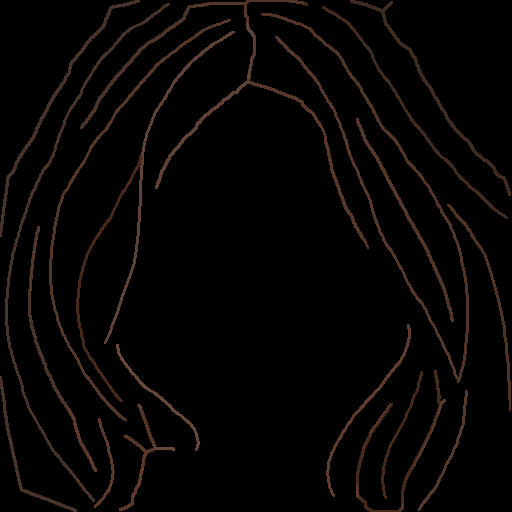
#> input picture data/densified/L1_mild/CM_1067.png, 512 x 512 px, given in place of CM_1005.png, which was not available
$ python measure_t6.py --version 1
#> lines starting #> are read from the running program, lines starting #| are printed output that depends on the picture; after the words box and inside, x2 and y2 are one past the last pixel; in counts of white or black regions, pixels touching at a corner belong together; pictures that were not available may be replaced by others from this repository, and a replacement may not be noted
"""T6 tracking ratio 측정 (--version 1 or 2).

design.md L91:
  tracking ratio = 출력 헤어(matte 내부)의 hue·luminance 이동량 ÷ 적용한 T

분모 T = 실측 (face_variant vs face_origin, 헤어 영역)
분자 = pred_variant vs pred_origin, 헤어 영역

네 가지 ratio 보고:
  - tracking_L   = (pred Δ L)   / (face Δ L)          — luminance 추종
  - tracking_hue = (pred Δ hue°) / (face Δ hue°)      — Lab hue 각도 추종 (design.md "hue" 정확)
  - tracking_b   = (pred Δ b)   / (face Δ b)          — yellow-blue 축 (보조)
  - tracking_C   = (pred Δ C)   / (face Δ C)          — chroma 추종
"""

from __future__ import annotations

import argparse
import csv
import sys
from pathlib import Path

import cv2
import numpy as np
from PIL import Image

ROOT = Path(__file__).parent.parent
sys.path.insert(0, str(ROOT))

STEMS = ["CM_1005", "CM_1033", "CM_1067", "CM_1068",
         "CM_1077", "CM_1082", "CM_1101", "CM_1106"]
VARIANTS = ["warm", "cool", "dim"]
MODELS   = ["mcs1", "mcs2", "mcs3", "mcs4", "mcs5", "mcs6"]


def load_rgb(p): return np.array(Image.open(p).convert("RGB"))
def load_l(p):   return np.array(Image.open(p).convert("L"))
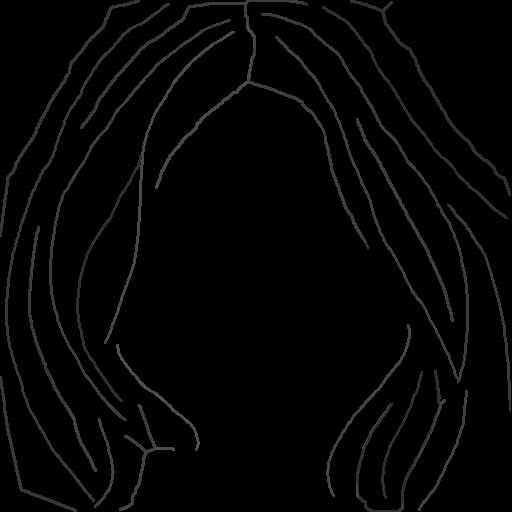
#> returned value: shape (512, 512); min 0, max 79, mean 4.5
#> in load_rgb, returned value is the input picture: shape (512, 512, 3); mean R, G, B 6, 4, 3


def rgb_to_lab(img):
    lab = cv2.cvtColor(img, cv2.COLOR_RGB2LAB).astype(np.float64)
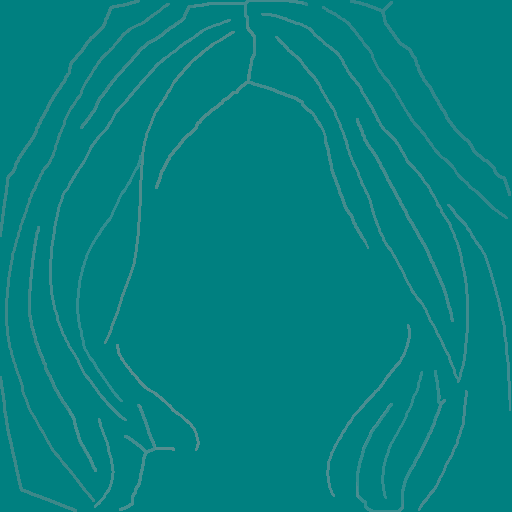
#> lab: shape (512, 512, 3) float64; mean R, G, B 4.8, 128.8, 129
    lab[:, :, 0] = lab[:, :, 0] * 100.0 / 255.0
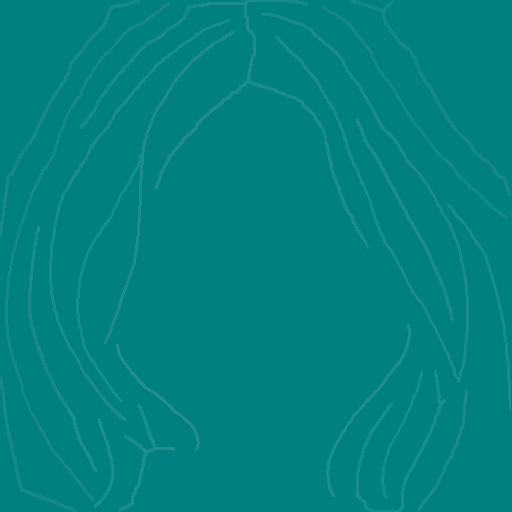
#> lab: shape (512, 512, 3) float64; 7.49% of pixels changed, all inside (x1, y1, x2, y2) = (0, 0, 511, 512)
    lab[:, :, 1] -= 128.0
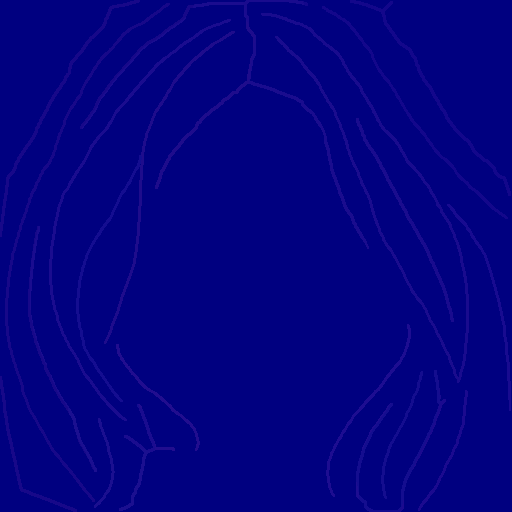
#> lab: shape (512, 512, 3) float64; mean R, G, B 1.9, 0.8, 129
    lab[:, :, 2] -= 128.0
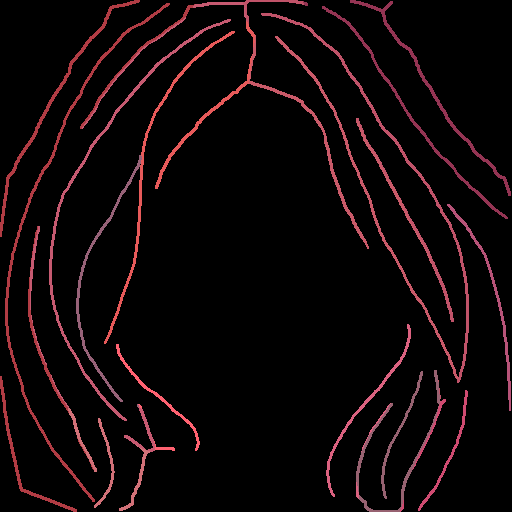
#> lab: shape (512, 512, 3) float64; mean R, G, B 1.9, 0.8, 1; drawn with min black and max white
    return lab


def mean_lab_in_mask(img, matte):
    lab = rgb_to_lab(img)
    a = (matte.astype(np.float64) / 255.0)[..., None]
    s = a.sum()
#> s = 4598.3
    if s < 1e-6:
        return np.zeros(3)
    return (lab * a).sum(axis=(0, 1)) / s


def lab_chroma(lab):  return float(np.sqrt(lab[1] ** 2 + lab[2] ** 2))
def lab_hue(lab):     return float(np.degrees(np.arctan2(lab[2], lab[1])))


def delta_hue(h_v, h_o):
    """signed hue difference normalized to (-180, 180]."""
    return (h_v - h_o + 540) % 360 - 180


def safe_div(num, den, eps=1e-3):
    if abs(den) < eps:
        return float("nan")
    return num / den


def main():
    p = argparse.ArgumentParser()
    p.add_argument("--version", choices=["1", "2"], required=True)
    args = p.parse_args()
    v = f"T6_v{args.version}"

    rows = []
    for stem in STEMS:
        matte = load_l(ROOT / f"staging/{v}/matte/{stem}.png")
        face_o = load_rgb(ROOT / f"staging/{v}/face_origin/{stem}.png")
        lab_face_o = mean_lab_in_mask(face_o, matte)
#> lab_face_o = [25.57, 10.92, 13.17]

        for mcs in MODELS:
            pred_o = load_rgb(ROOT / f"custom_results/{v}/{mcs}_origin/{stem}.png")
            lab_p_o = mean_lab_in_mask(pred_o, matte)

            for vname in VARIANTS:
                face_v = load_rgb(ROOT / f"staging/{v}/face_{vname}/{stem}.png")
                pred_v = load_rgb(ROOT / f"custom_results/{v}/{mcs}_{vname}/{stem}.png")
                lab_face_v = mean_lab_in_mask(face_v, matte)
                lab_p_v    = mean_lab_in_mask(pred_v, matte)

                # face deltas (denominator)
                dL_f   = lab_face_v[0] - lab_face_o[0]
                db_f   = lab_face_v[2] - lab_face_o[2]
                dC_f   = lab_chroma(lab_face_v) - lab_chroma(lab_face_o)
                dhue_f = delta_hue(lab_hue(lab_face_v), lab_hue(lab_face_o))

                # pred deltas (numerator)
                dL_p   = lab_p_v[0] - lab_p_o[0]
                db_p   = lab_p_v[2] - lab_p_o[2]
                dC_p   = lab_chroma(lab_p_v) - lab_chroma(lab_p_o)
                dhue_p = delta_hue(lab_hue(lab_p_v), lab_hue(lab_p_o))

                rows.append({
                    "stem": stem, "model": mcs, "variant": vname,
                    "face_dL":   dL_f,   "face_db":   db_f,
                    "face_dC":   dC_f,   "face_dhue": dhue_f,
                    "pred_dL":   dL_p,   "pred_db":   db_p,
                    "pred_dC":   dC_p,   "pred_dhue": dhue_p,
                    "tracking_L":   safe_div(dL_p,   dL_f),
                    "tracking_b":   safe_div(db_p,   db_f),
                    "tracking_C":   safe_div(dC_p,   dC_f),
                    "tracking_hue": safe_div(dhue_p, dhue_f, eps=2.0),
                })

    # 모델별 평균
    print(f"\n=== {v} 모델별 평균 tracking ratio (8 stems × 3 variants = 24 samples) ===")
    print(f"{'model':<6}{'L':>10}{'hue (°)':>10}{'b':>10}{'C':>10}")
    print("-" * 46)
    for mcs in MODELS:
        sub = [r for r in rows if r["model"] == mcs]
        def avg(k):
            vs = [r[k] for r in sub if not np.isnan(r[k])]
            return sum(vs) / len(vs) if vs else float("nan")
        print(f"{mcs:<6}{avg('tracking_L'):>10.3f}"
              f"{avg('tracking_hue'):>10.3f}"
              f"{avg('tracking_b'):>10.3f}"
              f"{avg('tracking_C'):>10.3f}")

    out_dir = ROOT / f"custom_results/{v}/eval"
    out_dir.mkdir(parents=True, exist_ok=True)
    with open(out_dir / "tracking_ratio.csv", "w", newline="") as f:
        w = csv.DictWriter(f, fieldnames=list(rows[0].keys()))
        w.writeheader()
        w.writerows(rows)
    print(f"\ncsv: {out_dir / 'tracking_ratio.csv'}")


if __name__ == "__main__":
#> (the run stopped early here; a loop or call above may not have finished)
